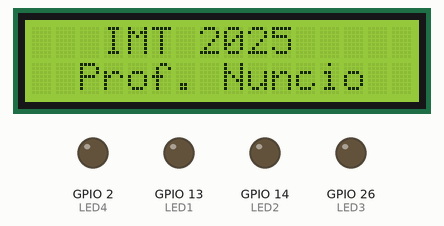
The sketch below on a simulated ESP32. On the bench: 16×2 character LCD, output pins drawn as LEDs (lit = HIGH). WiFi joins after 1.5 s; servers stay silent unless stated; what the sketch prints to the serial monitor is not drawn.

Above: at 0.1 s.
At 5.2 s:
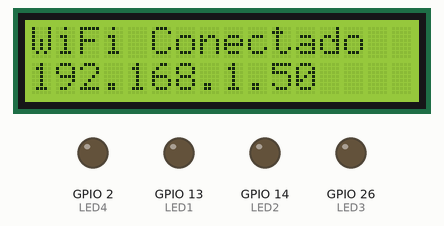
At 8.2 s:
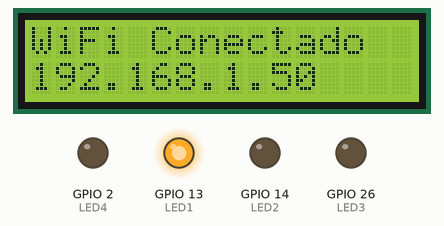
At 9.2 s:
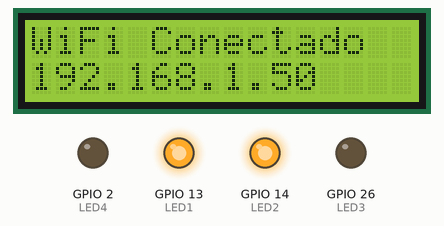
At 10.2 s:
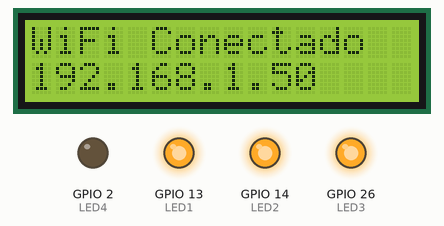
Timing chart, 0 to 40.0 s (numbered marks = the images above):
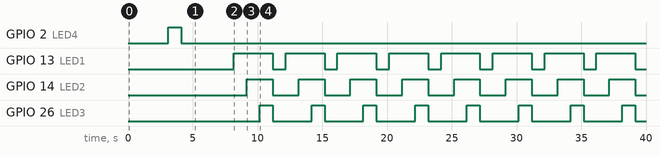

The sketch:

Lab_3.ino
```cpp
//******************************************************************************************************************//
//                                                                                                                  //
//      Instituto Mauá de Tecnologia                                                                                //
//      Engenharia de Computação - 2025                                                                             //
//                                                                                                                  //
//      Coordenação:                                                                                                //
//      Prof. Dr. Ângelo Sebastião Zanini                                                                           //
//                                                                                                                  //
//      Professores:                                                                                                //
//      Prof. MSc Nuncio Perrella                                                                                   //
//      Prof. MSc Everson Denis                                                                                     //
//                                                                                                                  //
//      Corpo Técnico:                                                                                              //
//      Eng. Gabriel Godoy                                                                                          //
//      Enga. Ana Helena                                                                                            //
//      Eng. Matheus Coelho                                                                                         //
//                                                                                                                  //
//******************************************************************************************************************//

#include <Wire.h>
#include <LiquidCrystal_I2C.h>
#include <WiFi.h>


#define I2C_SDA 21
#define I2C_SCL 22


LiquidCrystal_I2C lcd(0x27, 16, 2); // Endereço I2C do LCD: 0x27, 16 colunas, 2 linhas


int LED1 = 13;            // Led Verde
int LED2 = 14;            // Led Amarelo
int LED3 = 26;            // Led Vermelho
int LED4 = 2;             // Led Azul placa
int cont = 0;
boolean pisca = false;


const char* ssid     = "ZTE_E58644";          //  Roteador celular
const char* password = "08032114";            //  Senha

WiFiClient client;        // Wifi simples


void setup() {

  Serial.begin(115200);
  Serial.println("IMT - Engenharia da Computação - 2025");

  pinMode(LED1, OUTPUT);
  pinMode(LED2, OUTPUT);
  pinMode(LED3, OUTPUT);
  pinMode(LED4, OUTPUT);

  digitalWrite(LED1, LOW);
  digitalWrite(LED2, LOW);
  digitalWrite(LED3, LOW);
  digitalWrite(LED4, LOW);

  Wire.begin(I2C_SDA, I2C_SCL);   // Inicializa a comunicação I2C com os pinos definidos
  lcd.begin(16, 2);               // Inicializa o LCD com 16 colunas e 2 linhas
  lcd.backlight();                // Liga a luz de fundo
  lcd.setCursor(3, 0);            // Posiciona curso na linha 0, terceira coluna
  lcd.print("IMT 2025");
  lcd.setCursor(2, 1);
  lcd.print("Prof. Nuncio");
  delay(3000);
  lcd.clear();


  WiFi.mode(WIFI_STA);
  WiFi.begin(ssid, password);

  cont = 0;
  Serial.print("Setup - Iniciando a conexão WiFi");
  while (WiFi.status() != WL_CONNECTED) {
        pisca = !pisca;
        digitalWrite(LED4, pisca); // Led Azul

        Serial.print("Setup - Tentando Conexão Wifi: "); // Depuração
        cont = cont + 1;                                 // Depuração
        Serial.println(cont);                            // Depuração

        lcd.clear();
        lcd.backlight();
        lcd.setCursor(0, 0);
        lcd.print("Conectando ");
        lcd.setCursor(0, 1);
        lcd.print("Tentativa: ");
        lcd.setCursor(12, 1);
        lcd.print(cont);
        delay(1000);
    }

    WiFi.setAutoReconnect(true);      // Habilitar reconexão automática
    WiFi.persistent(true);            // Salvar configuração na memória
    Serial.println();
    Serial.println("WiFi conectado. ");
    Serial.print("WiFi SSID: ");
    Serial.println(WiFi.SSID());
    Serial.print("IP Modulo: ");
    Serial.println(WiFi.localIP());
    Serial.println();

    lcd.clear();
    lcd.backlight();
    lcd.setCursor(0, 0);
    lcd.print("WiFi Conectado");
    lcd.setCursor(0, 1);
    lcd.print(WiFi.localIP());
    delay(3000);
    digitalWrite(LED4, LOW);

}

void loop() {

    digitalWrite(LED1, HIGH);     // Acende Led Verde
    delay(1000);
    digitalWrite(LED2, HIGH);     // Acende Led Amarelo
    delay(1000);
    digitalWrite(LED3, HIGH);     // Acende Led Vermelho
    delay(1000);
    digitalWrite(LED1, LOW);      // Apaga Led Verde
    digitalWrite(LED2, LOW);
    digitalWrite(LED3, LOW);
    delay(1000);

}
```

Measured:
- by itself, GPIO 13 (LED1): alternates HIGH for 3.0 s and LOW for 1.0 s
- by itself, GPIO 14 (LED2): alternates HIGH for 2.0 s and LOW for 2.0 s
- by itself, GPIO 26 (LED3): alternates HIGH for 1.0 s and LOW for 3.0 s
